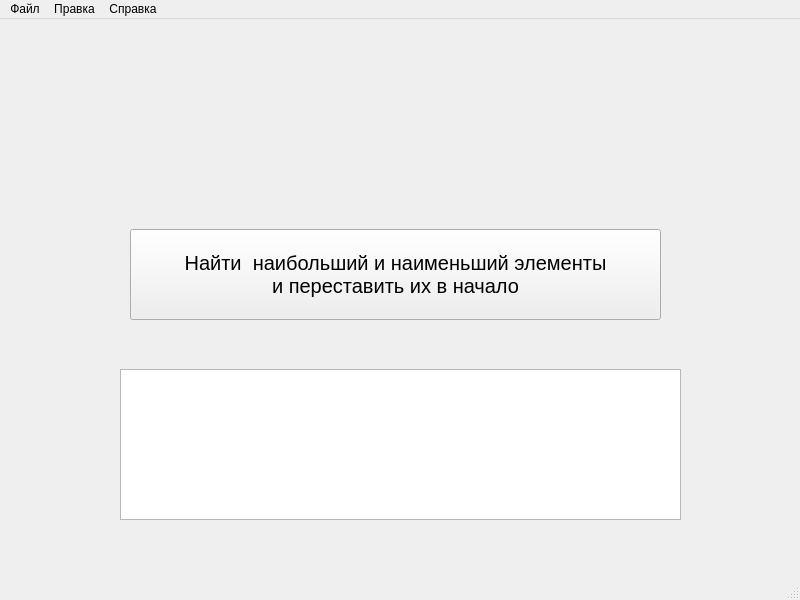
<?xml version="1.0" encoding="UTF-8"?>
<ui version="4.0">
 <class>MainWindow</class>
 <widget class="QMainWindow" name="MainWindow">
  <property name="geometry">
   <rect>
    <x>0</x>
    <y>0</y>
    <width>800</width>
    <height>600</height>
   </rect>
  </property>
  <property name="windowTitle">
   <string>MainWindow</string>
  </property>
  <widget class="QWidget" name="centralwidget">
   <widget class="QPushButton" name="pushButton">
    <property name="geometry">
     <rect>
      <x>130</x>
      <y>210</y>
      <width>531</width>
      <height>91</height>
     </rect>
    </property>
    <property name="font">
     <font>
      <pointsize>15</pointsize>
     </font>
    </property>
    <property name="text">
     <string>Найти  наибольший и наименьший элементы
и переставить их в начало</string>
    </property>
   </widget>
   <widget class="QTextEdit" name="outputText">
    <property name="geometry">
     <rect>
      <x>120</x>
      <y>350</y>
      <width>561</width>
      <height>151</height>
     </rect>
    </property>
    <property name="font">
     <font>
      <pointsize>13</pointsize>
     </font>
    </property>
   </widget>
  </widget>
  <widget class="QMenuBar" name="menubar">
   <property name="geometry">
    <rect>
     <x>0</x>
     <y>0</y>
     <width>800</width>
     <height>25</height>
    </rect>
   </property>
   <widget class="QMenu" name="menu">
    <property name="title">
     <string>Файл</string>
    </property>
    <addaction name="action"/>
    <addaction name="action_2"/>
    <addaction name="action_3"/>
   </widget>
   <widget class="QMenu" name="menu_2">
    <property name="title">
     <string>Правка</string>
    </property>
    <addaction name="action_4"/>
   </widget>
   <widget class="QMenu" name="menu_3">
    <property name="title">
     <string>Справка</string>
    </property>
    <addaction name="action_5"/>
   </widget>
   <addaction name="menu"/>
   <addaction name="menu_2"/>
   <addaction name="menu_3"/>
  </widget>
  <widget class="QStatusBar" name="statusbar"/>
  <action name="action">
   <property name="text">
    <string>Открыть</string>
   </property>
  </action>
  <action name="action_2">
   <property name="text">
    <string>Сохранить</string>
   </property>
  </action>
  <action name="action_3">
   <property name="text">
    <string>Выход</string>
   </property>
  </action>
  <action name="action_4">
   <property name="text">
    <string>Очистить</string>
   </property>
  </action>
  <action name="action_5">
   <property name="text">
    <string>О программе</string>
   </property>
  </action>
 </widget>
 <resources/>
 <connections/>
</ui>
